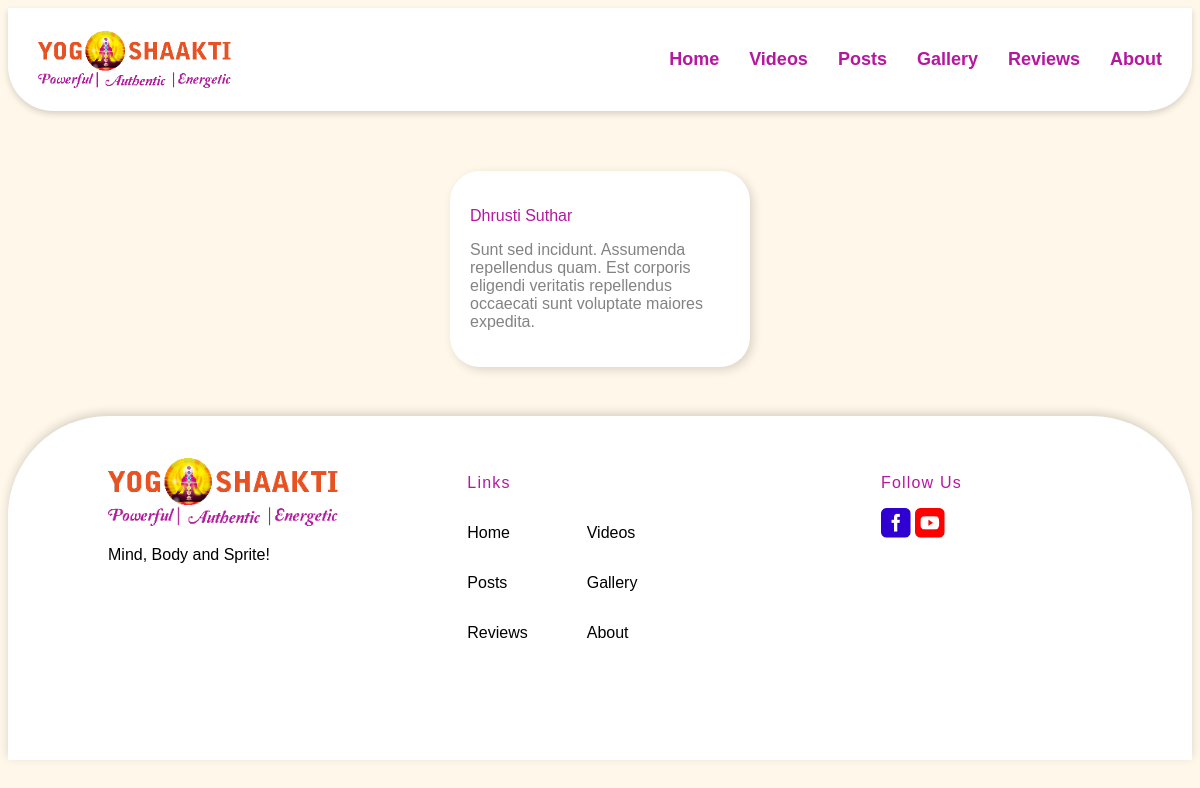
/yoga_review/, run on an earlier commit of the app's database.
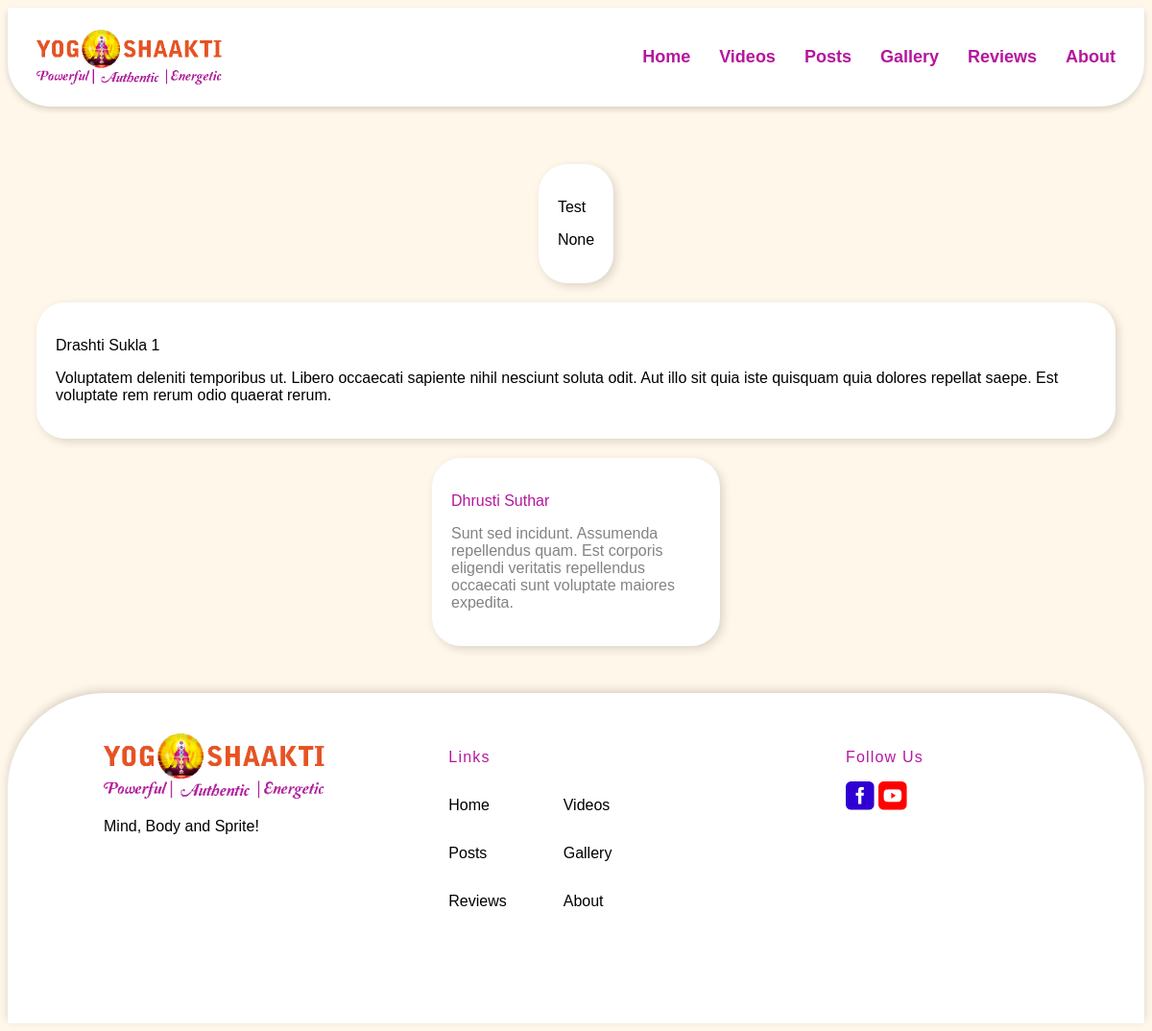
And on a later commit of the database.
### home/models.py (models this page shows, shortened)
class Customer_reviews(models.Model):
    name = models.CharField(max_length=50, null=True, blank=True)
    message = RichTextField(null = True)

### home/views.py (the view)
# urls.py: path('yoga_review/', views.yoga_review, name="yoga_review"),
def yoga_review(request):
    data_review = Customer_reviews.objects.all()
    return render(request, 'review.html',{'data_review' : data_review})

### templates/review.html (shortened to what this page needs)
{% load static %}
<!DOCTYPE html>
<html lang="en" dir="ltr">
  <head>
    <link type="text/css" rel="stylesheet" href="{% static 'css/style.css' %}">
  </head>
  <body class="review_page">
    <div id="header">
      <img id="img_h" src="{% static 'assets/images/logo.png' %}" alt="Loading..">
      <div class="header_menu">
        <h3 id="home"><a href="{% url 'home' %}">Home</a></h3>
        <h3 id="video"><a href="{% url 'yoga_videos' %}">Videos</a></h3>
        <h3 id="post"><a href="{% url 'yoga_post' %}">Posts</a></h3>
        <h3 id="gallery"><a href="{% url 'yoga_gallery' %}">Gallery</a></h3>
        <h3 id="review"><a href="{% url 'yoga_review' %}">Reviews</a></h3>
        <h3 id="about"><a href="{% url 'about_us' %}">About</a></h3>
      </div>
    </div>
  <div id="maindiv">
    {% for i in data_review %}
      <div class="id="tb1"">
        <p id="text">{{ i.name  | safe}}</p>
        <p id="reviews">{{ i.message  | safe}}</p>
      </div>
    {% endfor %}
    <div id="tb1">
      <p id="text">Dhrusti Suthar</p>
      <p id="reviews">Sunt sed incidunt. Assumenda repellendus quam. Est corporis eligendi veritatis repellendus occaecati sunt voluptate maiores expedita.</p>
    </div>
  </div>
  <div id="footer">
    <div class="footer_logo">
      <img src="{% static 'assets/images/logo.png' %}" alt="Loading..." id="img_f">
      <p id="text10">Mind, Body and Sprite!</p>
    </div>
    <div class="footer_link">
      <p id="links">Links</p>
      <div class="link_list">
      <p id="Home_f"><a href="{% url 'home' %}">Home</a></p>
      <p id="Video_f"><a href="{% url 'yoga_videos' %}">Videos</a></p>
      <p id="post_f"><a href="{% url 'yoga_post' %}">Posts</a></p>
      <p id="gallery_f"><a href="{% url 'yoga_gallery' %}">Gallery</a></p>
      <p id="review_f"><a href="{% url 'yoga_review' %}">Reviews</a></p>
      <p id="about_f"><a href="{% url 'about_us' %}">About</a></p>
    </div>
    </div>
    <div class="footer_social_icon">
      <p id="follow">Follow Us</p>
      <a href="https://www.facebook.com/SejalShahVirmani"><img src="{% static 'assets/images/facebook.png' %}"
          alt="Loading..." id="facebook"></a>
      <a href="https://youtube.com/channel/UCSaQ0GrPfLjuqaG8Hnd5Z0Q"><img src="{% static 'assets/images/Youtube.png' %}"
          alt="Loading..."></a>
    </div>
  </div>
  </body>
</html>

What changed in the data, as far as the page shows it:
added Customer_reviews: name "Test", message "None"
added Customer_reviews: name "Drashti Sukla 1", message "Voluptatem deleniti temporibus ut. Libero occaecati sapiente nihil nesciunt soluta odit. Aut illo sit quia iste quisquam quia dolores repellat saepe. Est voluptate rem rerum odio quaerat rerum."
